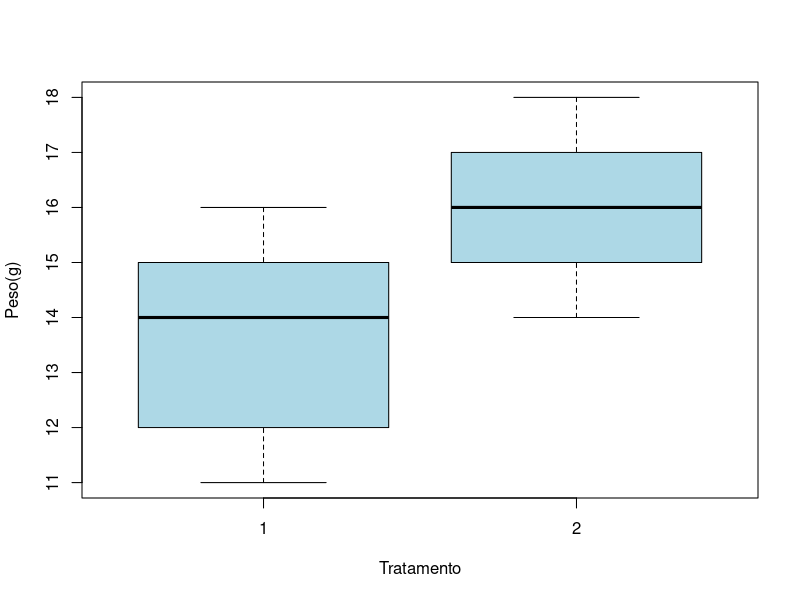
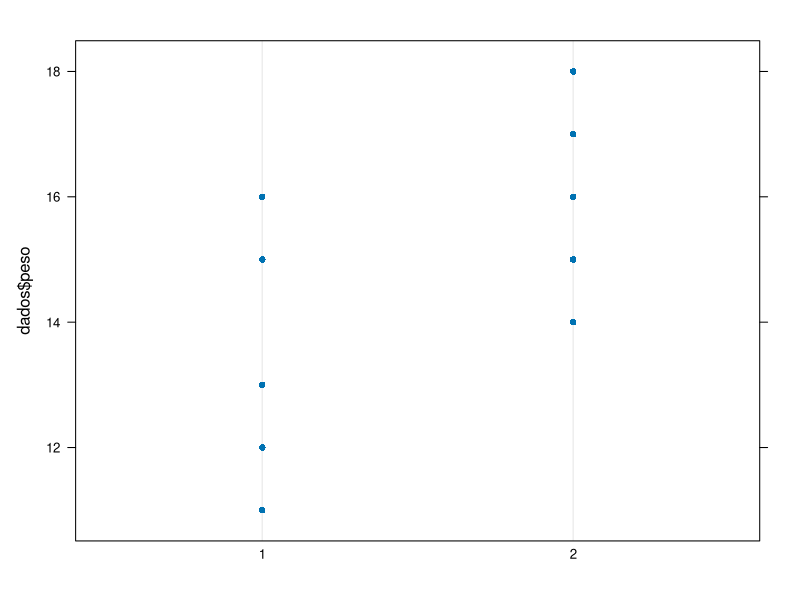

Generate these figures, in order, with R:
#Considere que uma indústria compra de um certo fabricante, pinos cuja resistencia
# meia à ruptura é 60 kgf. Qual teste deve ser realizado para veficar um lote recebido?
#resp: Faria um teste de hipótese bilateral com os seguintes passos:
# passo 1: as hipóteses {H_0: mu==mu_0, H_1: mu != mu_0} Bilateral
# passo 2: A estatístca de teste, não foi dada a variância 
# 
# No exemplo do endocrinologista, busca-se saber se o tratamento reduziu peso, logo
# o teste de hipótese vai buscar verificar se {H_0: mu==mu_0, H_1: mu<mu_o} bilateral a esquerda
# porém nesse caso, as estatísticas media e desvio p, eram da população, não da amostra
# 
# No exemplo do comprador que suspeita da redução na qualidade dos tijolos, a resistencia média
# era 200 kg, com 10kg de desvio padrão, ele pegou uma amostra com 100 tijolos (n),
# e a media amostral = 195. Ao nível de significância de 5% (erro tipo I, probabilidade de rejeitar H_0
# dados que H_0 é V), pode se afirmar que a resistência média diminuiu?
# nesse caso, o teste é unilateral a esquerda com as hipoteses {H_0: mu==mu_0, H_1:mu<mu_0}
# como se tem o desvio padrão, a estatistica usada é uma Z=(195-200)/(10/sqrt(100)) ~ N(0,1),
# como o teste é unilateral, então usasse o quantil da normail de 5% (qnorm(0.05)) que será negativo

## Quando a variância é conhecida usa-se o teste Z, na prática não se conhece a variabilidade, então usa-se 
## o teste t

### Comparação de média de dois tratamentos X e Y, antes era teste para uma única média
## Dados não pareados: são dados independentes, não precisam ter o mesmo tamanho amostral, há dois cenários:
## * variabilidades desconhecidas e iguais:
## * variabilidades desconhecidas e diferentes:

### Passo 1: Definir Hipoteses:
## * unilateral: esquerda => {H_0: mu_X=mu_y, H_0: mu_X<mu_y}         Tamanho amostral de X é n
## * unilateral: direita => {H_0: mu_X=mu_y, H_0: mu_X>mu_y}          Tamanho amostral de Y é m
## * Biilateral => {H_0: mu_X=mu_y, H_0: mu_X != mu_y}
### Passo 2: Escolher a estatística adequada para julgar a hipótese H_0,
## * Variância desconhecidas (não se conhece a variância populacional) e iguais: sigma²_x = sigma²_y = sigma²
##    Neste caso a estatística do teste será: T = (bar(x)-bar(y))/(sqrt(S²_p(1/n + 1/m))) ~ t_n+m-2 (graus de liberdade)
##    onde, S²_p = ((n-1)S²_X + (m-1)S²_Y)/(n+m-2) é a variância comum às duas populações
## * Variância desconhecidas (não se conhece a variância populacional) e diferentes: sigma²_x != sigma²_y != sigma² 
##    Neste caso a estatística do teste será: T=(bar(X)-bar(Y))/(sqrt(S²_X/n + S²_Y/m)) ~ t_v
##    onde v = (S²_X/n + S²_y/m)²/((S²_X/n)²/(n-1) + (S²_Y/m)²/(m-1))
## Obs.: para verificar se a escolha da variância está correta, é preciso fazer um teste de hipótese também.
### Passo 3: fixar o nível de significância do teste e a região crítica, onde se rejeita H_0
### Passo 4: Usar a informação da amostra para encontrar o valor observado (t_obs) da estatística
### Passo 5: Concluir: Se t_obs pertence a região crítica, nesse caso rejeia H_0, caso contrário não há evidências 
##           ao nível de significância alpha para rejeitar a hipótese nula.
## Calculando o valor-P, que é a probabilidade de rejeitar H_0, dado que H_0 é verdadeira, se valor-P < alpha, rejeita H_0

### Dados pareados: são dados dependentes (antes e depois)
# Considerando a amostra de pares (X1,Y1), (X2,Y2),...,(Xn,Yn), fazendo D=X-Y, temos que um a.a D1,D2,...,Dn (são independentes)
# As hipóteses: bilateral ou unilateral a esquerda ou unilateral a direita...
# A estatística do teste será: T=(bar(D)-mu_D)/sqrt(S²_D/n) ~ t_n-1, com mu_d = mu_x -mu_y
# nivel de significância e a Região crítica
# t_obs das amostras
# concluir

## Exemplo de conjunto de dados não pareados com tamanho amostral diferente

A <-c(15,16,13,11,12,15)
n<- length(A)
B<- c(17,16,15,17,18,15,14)
m<-length(B)
                # id dos grupos A e B
dados <-data.frame(trat=c(rep(1,n),rep(2,m)), #coluna com a identificação do tratamento
                   peso=c(A,B))# coluna com os pesos
dados$trat
dados$peso
dados$trat <- as.factor(dados$trat)
str(dados)

##3 visualizações
boxplot(dados$peso ~ dados$trat, 
        xlab = 'Tratamento',
        ylab='Peso(g)',
        col='lightblue') # fazer por estudos
# resultado, aparetemente os tratamentos difere entre si 

require(lattice)
dotplot(dados$peso ~ dados$trat)
 
## Teste de homogeneidade de variâncias de
## Teste de Bartlett
### Usado para verificar se as variâncias desconhecidas são iguais ou diferentes,
## com esse resultado é possível decidir as hipoteses, pois já se sabe se como as variâncias são,
## e assim também o teste de comparação de médias
bartlett.test(dados$peso ~ dados$trat)

# Conclusão: p_value=0,4609 indica que o valor dessa estatísta, tão extremo quanto ao obtido, 
# é muito provavel de ocorrer, logo as variâncias são iguais, então não rejeitamos H0

## como avaliar o p-value > alpha: se H_0 é V, é muito provavel obter um valor tão extremo quanto o obtido 
# na estatística, logo aceita-se H_0

## como avaliar o p-value < alpha: se H_0 é V, é pouco provavel obter um valor tão extremo quanto o obtido 
# na estatística, logo rejeita-se H_0


### Teste de comparação de média

t.test(dados$peso ~ dados$trat, 
       var.equal = T) #variancias iguais (default é F, usaria essa se rejeitasse H0 no teste bartlett)
                      #
# Interpretação do p-value: se H_0 for verdadeira, é muito pouco provavel obter o valor da estatística t(t_obs),
# não há evidencia para aceitar H_0